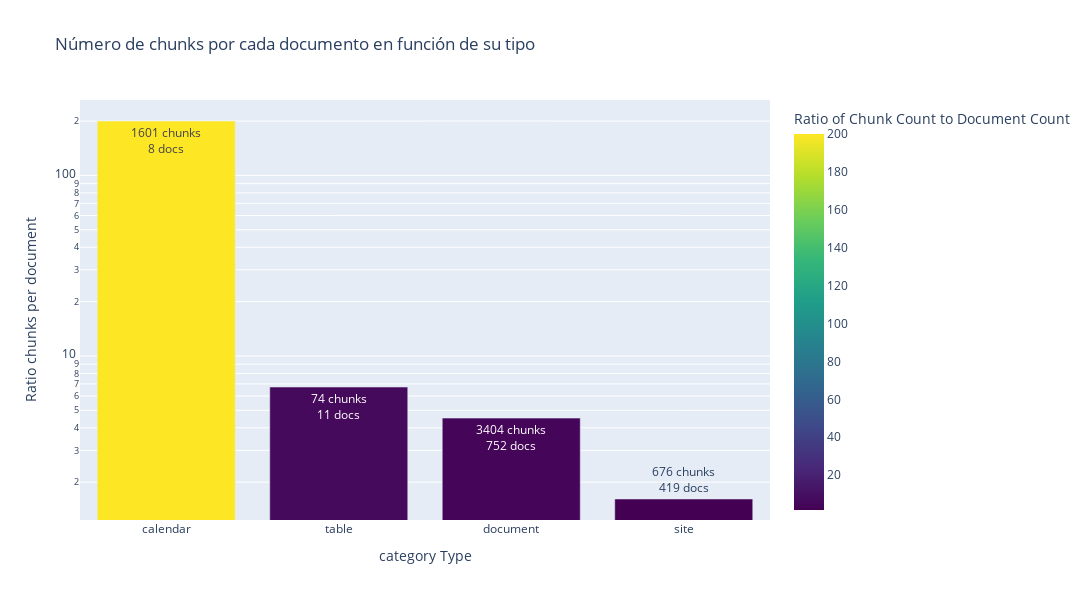

Notebook code for this chart:
### Code cell
# Count the quantity of chunk_id per content_type
chunk_count_per_type = embeddings_df.groupby('category')['chunk_id'].count().reset_index()
chunk_count_per_type.columns = ['category', 'chunk_count']

# Count the quantity of unique document_id per content_type
doc_count_per_type = embeddings_df.groupby('category')['document_id'].nunique().reset_index()
doc_count_per_type.columns = ['category', 'doc_count']

# Merge the two DataFrames on content_type
merged_counts = pd.merge(chunk_count_per_type, doc_count_per_type, on='category')

# Calculate the ratio of chunk_count to doc_count
merged_counts['ratio'] = merged_counts['chunk_count'] / merged_counts['doc_count']

# Sort by ratio in descending order
merged_counts = merged_counts.sort_values(by='ratio', ascending=False)

# Create a bar plot with a logarithmic y-axis
fig = px.bar(merged_counts,
             x='category',
             y='ratio',
             title='Número de chunks por cada documento en función de su tipo',
             labels={'category': 'category Type',
                     'ratio': 'Ratio of Chunk Count to Document Count'},
             color='ratio',  # Color by ratio
             color_continuous_scale=px.colors.sequential.Viridis)  # Optional color scale

# Add text annotations for the number of document_ids and chunk_ids
fig.update_traces(text=merged_counts['chunk_count'].astype(str) + ' chunks<br>' + 
                  merged_counts['doc_count'].astype(str) + ' docs', 
                  textposition='auto')

# Update layout for logarithmic scale
fig.update_layout(
    yaxis_title='Ratio chunks per document',
    yaxis_type= 'log',
    xaxis_title='category Type',
    height=600,
    width=1200
)

# Show the figure
fig.show()

### Figure 1 — Plotly figure (JSON) as saved in the notebook; plotly's stock layout.template omitted (floating-point values rounded to 4 significant figures)
{"data": [{"alignmentgroup": "True", "hovertemplate": "category Type=%{x}<br>Ratio of Chunk Count to Document Count=%{marker.color}<extra></extra>", "legendgroup": "", "marker": {"color": [200.1, 6.727, 4.527, 1.613], "coloraxis": "coloraxis", "pattern": {"shape": ""}}, "name": "", "offsetgroup": "", "orientation": "v", "showlegend": false, "text": ["1601 chunks<br>8 docs", "74 chunks<br>11 docs", "3404 chunks<br>752 docs", "676 chunks<br>419 docs"], "textposition": "auto", "type": "bar", "x": ["calendar", "table", "document", "site"], "xaxis": "x", "y": [200.1, 6.727, 4.527, 1.613], "yaxis": "y"}], "layout": {"barmode": "relative", "coloraxis": {"colorbar": {"title": {"text": "Ratio of Chunk Count to Document Count"}}, "colorscale": [[0, "#440154"], [0.1111, "#482878"], [0.2222, "#3e4989"], [0.3333, "#31688e"], [0.4444, "#26828e"], [0.5556, "#1f9e89"], [0.6667, "#35b779"], [0.7778, "#6ece58"], [0.8889, "#b5de2b"], [1, "#fde725"]]}, "height": 600, "legend": {"tracegroupgap": 0}, "title": {"text": "Número de chunks por cada documento en función de su tipo"}, "width": 1200, "xaxis": {"anchor": "y", "domain": [0, 1], "title": {"text": "category Type"}}, "yaxis": {"anchor": "x", "domain": [0, 1], "title": {"text": "Ratio chunks per document"}, "type": "log"}}}
